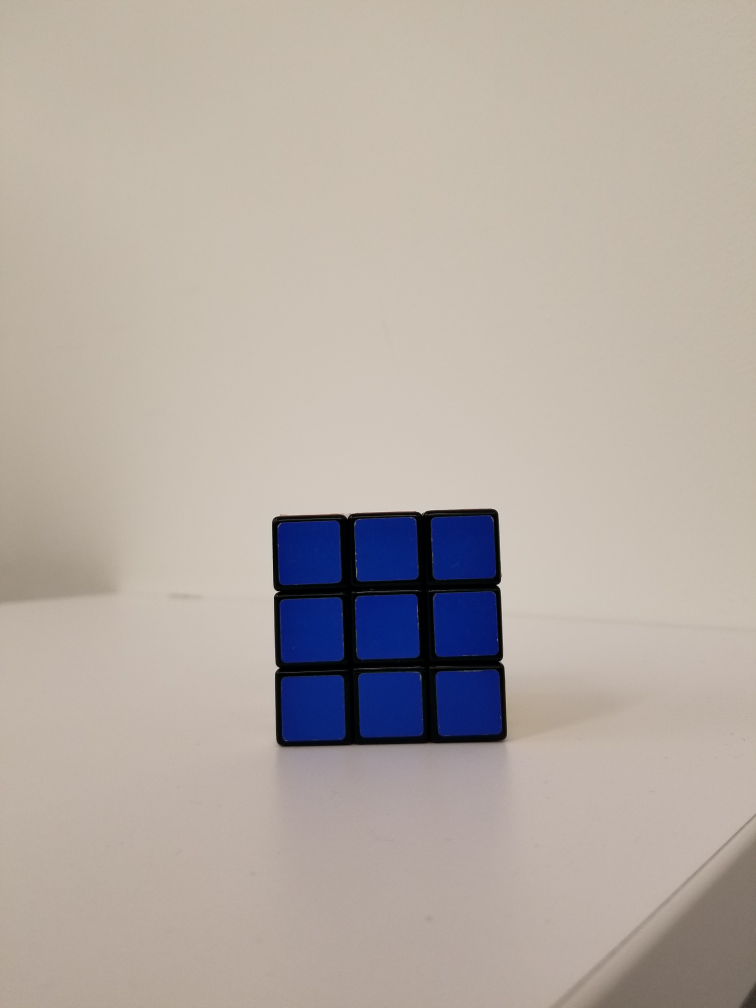
#> input picture backend/test_images/left.jpg, 3024 x 4032 px, found by its file name (shown at 1/4 size)
$ python test.py
#> lines starting #> are read from the running program, lines starting #| are printed output that depends on the picture; after the words box and inside, x2 and y2 are one past the last pixel; in counts of white or black regions, pixels touching at a corner belong together
import cv2
import numpy as np
from matplotlib import pyplot as plt
from skimage import transform as tf

# og_img = io
og_img = cv2.cvtColor(cv2.imread('left.jpg'), cv2.COLOR_BGR2RGB)
img = cv2.imread('left.jpg', 0)
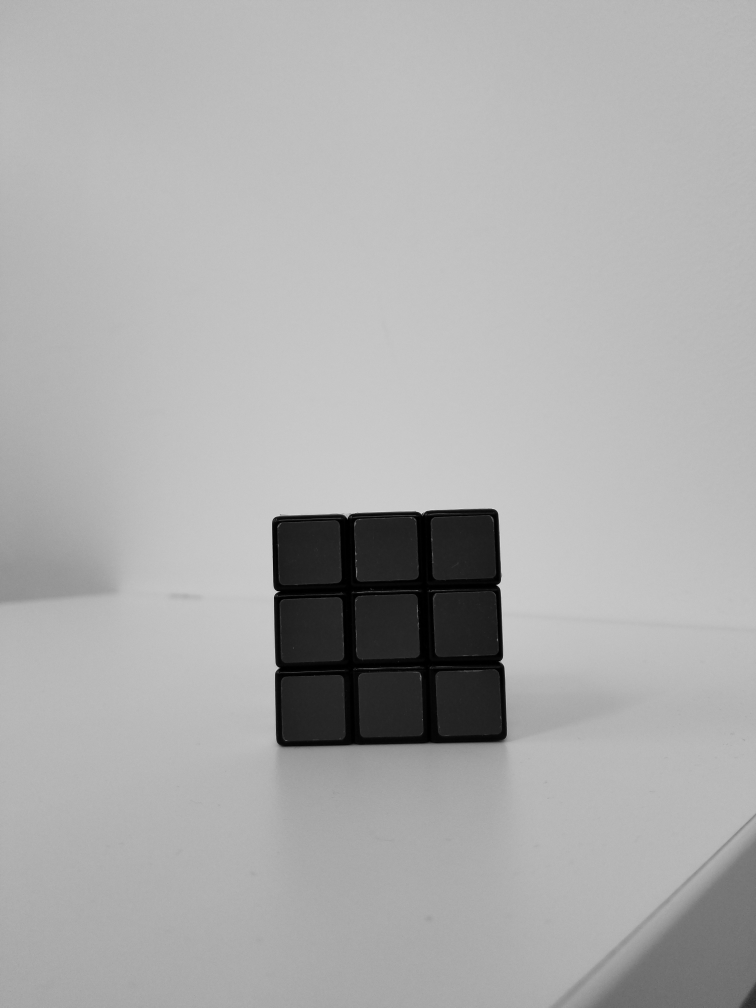
#> img: shape (4032, 3024) (shown at 1/4 size); min 0, max 239, mean 172.1
edges = cv2.Canny(img[:3200, :2100],300,300)
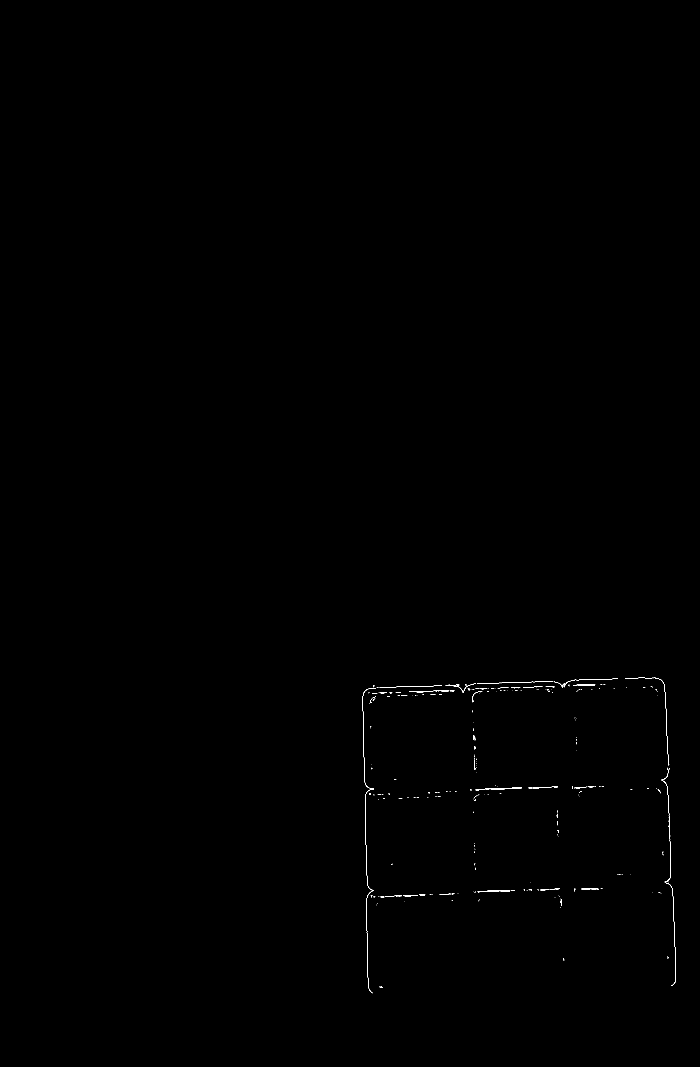
#> edges: shape (3200, 2100) (shown at 1/3 size); 0.09% white in thin lines or dots, all inside (x1, y1, x2, y2) = (1088, 2033, 2028, 2980)


# [5 lines of commented-out code are left out]

indices = np.where(edges != [0])
#> indices = 6007 positions, rows 2033 to 2979, columns 1088 to 2027
coordinates = zip(indices[0], indices[1])
# print(list(coordinates))
x_list = list(indices[0])
#> x_list = 6007 values from 2033 to 2979
y_list = list(indices[1])
#> y_list = 6007 values, max 2027 at index 5810, min 1088 at index 2005, mean 1517.1
x_min = min(x_list)
#> x_min = 2033
y_min = min(y_list)
#> y_min = 1088
x_max = max(x_list)
#> x_max = 2979
y_max = max(y_list)
#> y_max = 2027
top_left = x_min, y_min
#> top_left = (2033, 1088)
top_right = x_max, y_min
#> top_right = (2979, 1088)
bottom_left = x_min, y_max
#> bottom_left = (2033, 2027)
bottom_right = x_max, y_max
#> bottom_right = (2979, 2027)


plt.figure()
plt.imshow(og_img)
plt.plot((y_min, y_min, y_max, y_max, y_min), (x_min, x_max, x_max, x_min, x_min), 'r')
plt.show()
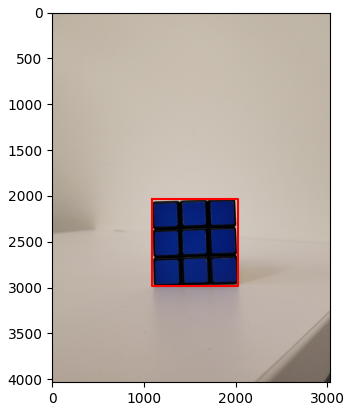
#> figure drawn by matplotlib, 1 panel

y = [x_min, x_max, x_max, x_min]
#> y = [2033, 2979, 2979, 2033]
x = [y_min, y_min, y_max, y_max]
#> x = [1088, 1088, 2027, 2027]

print("x", x)
#| x [1088, 1088, 2027, 2027]
print("y", y)
#| y [2033, 2979, 2979, 2033]

# 4 pixels per mm
f = 4
rubiks_mm = 57

# Dimensions of the bill are 150 mm x 70 mm
x2 = [0+1, rubiks_mm*f+1, rubiks_mm*f+1, 0+1]
y2 = [0+1, 0+1, rubiks_mm*f+1, rubiks_mm*f+1]

src = np.vstack((x, y)).T
#> src = [[1088, 2033], [1088, 2979], [2027, 2979], [2027, 2033]]
dst = np.vstack((x2, y2)).T
tform = tf.estimate_transform('projective', src, dst)

warped = tf.warp(og_img, inverse_map=tform.inverse, output_shape=(rubiks_mm * f, rubiks_mm * f))
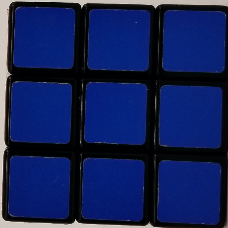
#> warped: shape (228, 228, 3) float64; mean R, G, B 0.0758, 0.135, 0.352

# [7 lines of commented-out code are left out]

plt.figure()
plt.imshow(warped)
plt.plot(x2 + x2[:1], y2 + y2[:1], 'r-')
plt.plot([19*f, 19*f], [1, 57*f], 'r-')
plt.plot([38*f, 38*f], [1, 57*f], 'r-')
plt.plot([1, 57*f], [19*f, 19*f], 'r-')
plt.plot([1, 57*f], [38*f, 38*f], 'r-')
plt.show()
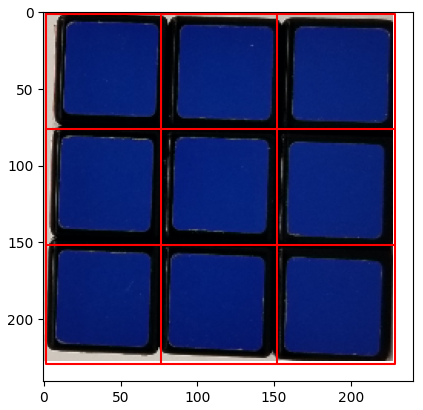
#> figure drawn by matplotlib, 1 panel
